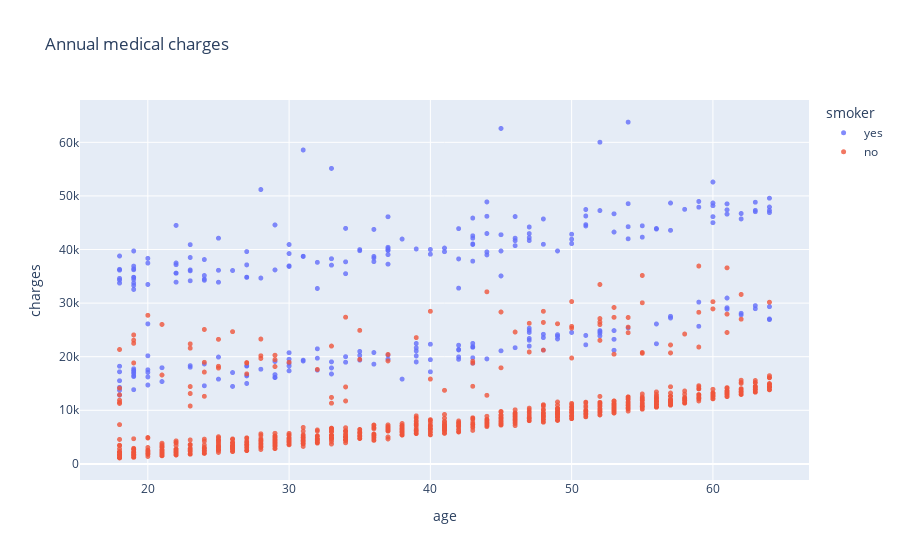

The cell this chart's notebook holds for it:
### Markdown cell above
## Age and Charges

### Code cell
fig = px.scatter(df,
    x='age',
    y='charges',
    color='smoker',
    opacity=0.8,
    hover_data=['sex'],
    title='Age vs Charges with Smokers')
fig.update_traces(marker_size=5)
fig.show()

### Figure 1 — Plotly figure (JSON) as saved in the notebook; plotly's stock layout.template omitted (floating-point values rounded to 4 significant figures; data arrays with more than 128 entries replaced by an {"elided": "..."} marker saying what was removed)
{"data": [{"customdata": {"elided": "274x1 str values"}, "hovertemplate": "smoker=yes<br>age=%{x}<br>charges=%{y}<br>sex=%{customdata[0]}<extra></extra>", "legendgroup": "yes", "marker": {"color": "#636efa", "opacity": 0.8, "size": 5, "symbol": "circle"}, "mode": "markers", "name": "yes", "showlegend": true, "type": "scattergl", "x": {"elided": "274 int values"}, "xaxis": "x", "y": {"elided": "274 float values"}, "yaxis": "y"}, {"customdata": {"elided": "1064x1 str values"}, "hovertemplate": "smoker=no<br>age=%{x}<br>charges=%{y}<br>sex=%{customdata[0]}<extra></extra>", "legendgroup": "no", "marker": {"color": "#EF553B", "opacity": 0.8, "size": 5, "symbol": "circle"}, "mode": "markers", "name": "no", "showlegend": true, "type": "scattergl", "x": {"elided": "1064 int values"}, "xaxis": "x", "y": {"elided": "1064 float values"}, "yaxis": "y"}], "layout": {"legend": {"title": {"text": "smoker"}, "tracegroupgap": 0}, "title": {"text": "Annual medical charges"}, "xaxis": {"anchor": "y", "domain": [0, 1], "title": {"text": "age"}}, "yaxis": {"anchor": "x", "domain": [0, 1], "title": {"text": "charges"}}}}
